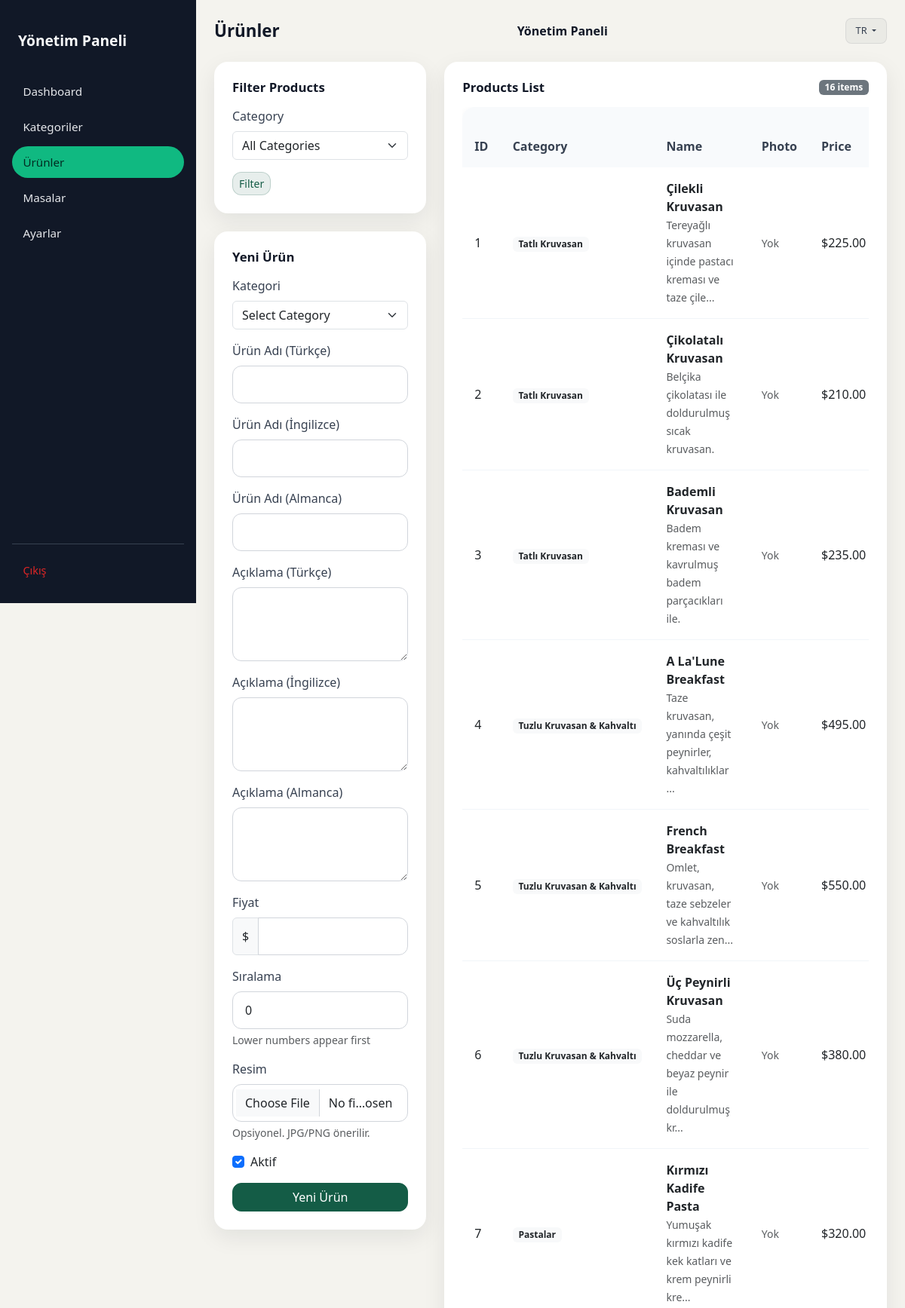
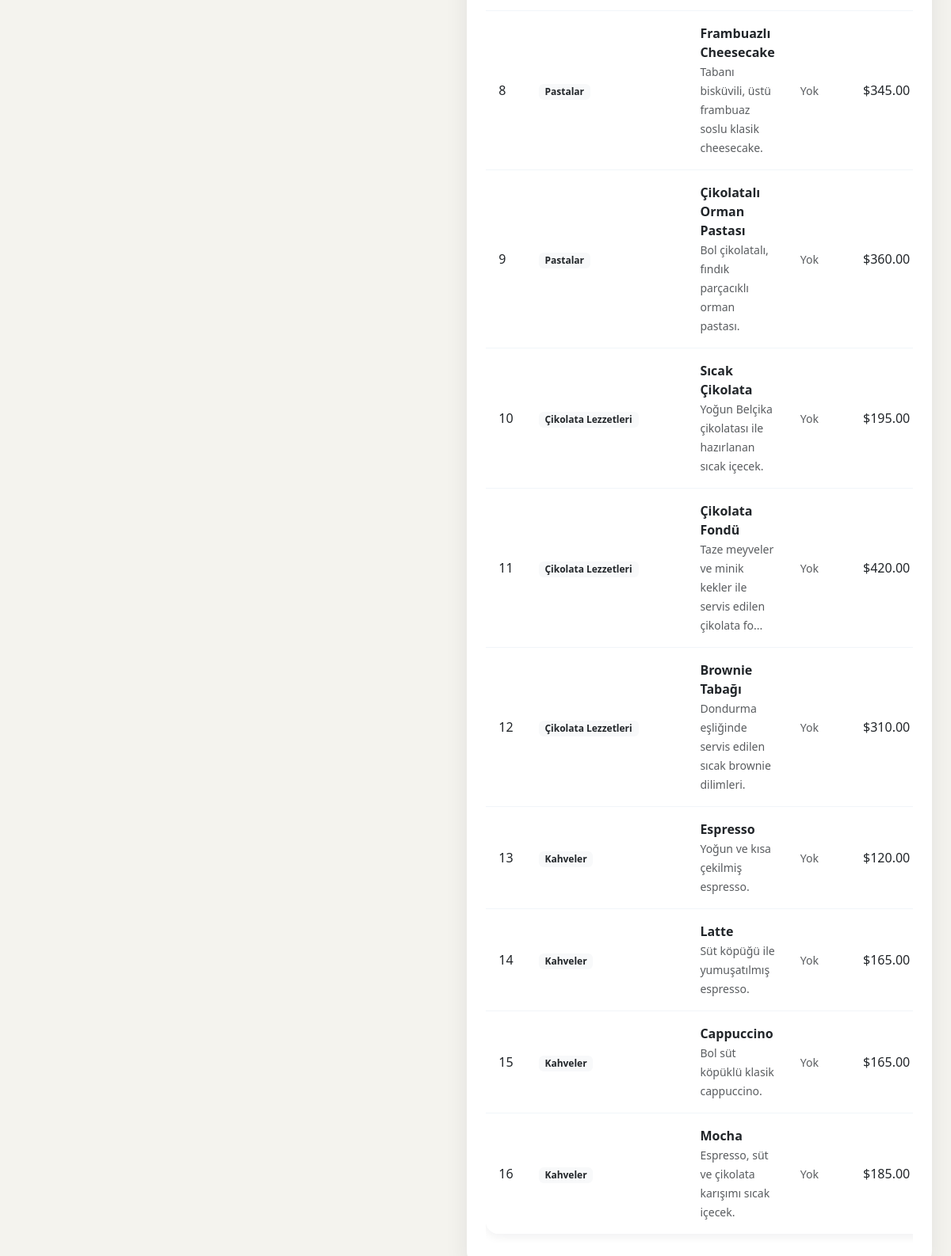
The app's page /app/public/admin/products.php?lang=tr (signed in) with its own data (2 pictures, top to bottom).
### tables this page shows
CREATE TABLE IF NOT EXISTS products (
    id INT AUTO_INCREMENT PRIMARY KEY,
    category_id INT NOT NULL,
    name VARCHAR(150),
    description TEXT,
    price DECIMAL(10,2),
    is_active TINYINT(1) DEFAULT 1,
    sort_order INT DEFAULT 0,
    FOREIGN KEY (category_id) REFERENCES categories(id) ON DELETE CASCADE
);

CREATE TABLE IF NOT EXISTS categories (
    id INT AUTO_INCREMENT PRIMARY KEY,
    restaurant_id INT NOT NULL,
    name VARCHAR(100),
    sort_order INT DEFAULT 0,
    created_at TIMESTAMP DEFAULT CURRENT_TIMESTAMP,
    FOREIGN KEY (restaurant_id) REFERENCES restaurants(id) ON DELETE CASCADE
);

### app/app/includes/lang.php (called while the page is built, shortened)
<?php
function t(string $key, array $replacements = []): string {
    $translation = $GLOBALS['translations'][$key] ?? $key;
    return $translation;
}
function getCurrentLangCode(): string {
    return $GLOBALS['current_lang'];
}
?>

### app/public/admin/products.php (the view, shortened to what this page needs)
<?php
$pdo = getDb();
$editProduct = null;
$filterCategoryId = $_GET['category_id'] ?? '';
try {
    $sql = "SELECT p.*, c.name AS category_name
            FROM products p
            JOIN categories c ON c.id = p.category_id
            WHERE c.restaurant_id = 1";
    $sql .= " ORDER BY c.sort_order, c.id, p.sort_order, p.id";
    $stmt = $pdo->prepare($sql);
    $stmt->execute();
    $products = $stmt->fetchAll();
} catch (PDOException $e) {
    $error = 'Error fetching products: ' . $e->getMessage();
    $products = [];
}
?>
<!DOCTYPE html>
<html lang="<?= getCurrentLangCode() ?>">
<head>
    <link href="https://cdn.jsdelivr.net/npm/bootstrap@5.3.0/dist/css/bootstrap.min.css" rel="stylesheet">
    <link href="/assets/admin.css?v=123456" rel="stylesheet">
    </head>
<body class="admin-body">
    <div class="admin-layout">
        <div class="admin-sidebar" id="mobileSidebar">
            <a href="/admin/dashboard.php" class="admin-sidebar-brand"><?= t('admin.title') ?></a>
            <nav class="admin-sidebar-nav">
                <a href="/admin/dashboard.php"><?= t('admin.dashboard') ?></a>
                <a href="/admin/categories.php"><?= t('admin.categories') ?></a>
                <a href="/admin/products.php" class="active"><?= t('admin.products') ?></a>
                <a href="/admin/tables.php"><?= t('admin.tables') ?></a>
                <a href="/admin/settings.php"><?= t('admin.settings') ?></a>
            </nav>
            <div class="admin-sidebar-footer">
                <a href="/admin/logout.php"><?= t('admin.logout') ?></a>
            </div>
        </div>
        <div class="admin-content">
            <div class="admin-topbar">
                <div class="admin-topbar-left">
                    <h1 class="admin-page-title d-none d-lg-block"><?= t('admin.products') ?></h1>
                </div>
                <div class="admin-topbar-center">
                    <?php
                    try {
                        $pdo = getDb();
                        $stmt = $pdo->prepare("SELECT logo_path, name FROM restaurants WHERE id = 1 LIMIT 1");
                        $stmt->execute();
                        $restaurant = $stmt->fetch();
                        if ($restaurant && !empty($restaurant['logo_path'])): ?>
                            <img src="<?= htmlspecialchars($restaurant['logo_path']) ?>"
                                 alt="<?= htmlspecialchars($restaurant['name'] ?? 'Restaurant Logo') ?>"
                                 style="height: 32px; max-width: 120px; object-fit: contain;">
                        <?php else: ?>
                            <span class="admin-topbar-logo"><?= t('admin.title') ?></span>
                        <?php endif;
                    } catch (Exception $e) {
                        echo '<span class="admin-topbar-logo">' . t('admin.title') . '</span>';
                    }
                    ?>
                </div>
                <div class="admin-topbar-right">
                    <div class="dropdown">
                        <button class="admin-lang-btn dropdown-toggle" type="button" data-bs-toggle="dropdown">
                            <?= strtoupper(getCurrentLangCode()) ?>
                        </button>
                    </div>
                </div>
            </div>
            <div class="row">
                <div class="col-lg-4">
                    <div class="admin-card mb-4">
                        <div class="admin-card-header">
                            <h6 class="admin-card-title">Filter Products</h6>
                        </div>
                        <form method="GET">
                            <div class="mb-3">
                                <label for="filter_category" class="form-label">Category</label>
                                <select class="form-select" id="filter_category" name="category_id">
                                    <option value="">All Categories</option>
                                </select>
                            </div>
                            <button type="submit" class="btn btn-primary-soft btn-sm">Filter</button>
                        </form>
                    </div>
                    <div class="admin-card">
                        <div class="admin-card-header">
                            <h6 class="admin-card-title"><?= $editProduct ? t('admin.edit_product') : t('admin.add_product') ?></h6>
                        </div>
                <form method="POST" enctype="multipart/form-data">
                    <div class="mb-3">
                        <label for="category_id" class="form-label"><?= t('admin.category') ?></label>
                        <select class="form-select" id="category_id" name="category_id" required>
                            <option value="">Select Category</option>
                        </select>
                    </div>
                    <div class="mb-3">
                        <label for="name" class="form-label"><?= t('admin.product_name_tr') ?></label>
                        <input type="text" class="form-control" id="name" name="name"
                               value="<?= htmlspecialchars($editProduct['name'] ?? '') ?>" required>
                    </div>
                    <div class="mb-3">
                        <label for="name_en" class="form-label"><?= t('admin.product_name_en') ?></label>
                        <input type="text" class="form-control" id="name_en" name="name_en"
                               value="<?= htmlspecialchars($editProduct['name_en'] ?? '') ?>">
                    </div>
                    <div class="mb-3">
                        <label for="name_de" class="form-label"><?= t('admin.product_name_de') ?></label>
                        <input type="text" class="form-control" id="name_de" name="name_de"
                               value="<?= htmlspecialchars($editProduct['name_de'] ?? '') ?>">
                    </div>
                    <div class="mb-3">
                        <label for="description" class="form-label"><?= t('admin.product_description_tr') ?></label>
                        <textarea class="form-control" id="description" name="description" rows="3"><?= htmlspecialchars($editProduct['description'] ?? '') ?></textarea>
                    </div>
                    <div class="mb-3">
                        <label for="description_en" class="form-label"><?= t('admin.product_description_en') ?></label>
                        <textarea class="form-control" id="description_en" name="description_en" rows="3"><?= htmlspecialchars($editProduct['description_en'] ?? '') ?></textarea>
                    </div>
                    <div class="mb-3">
                        <label for="description_de" class="form-label"><?= t('admin.product_description_de') ?></label>
                        <textarea class="form-control" id="description_de" name="description_de" rows="3"><?= htmlspecialchars($editProduct['description_de'] ?? '') ?></textarea>
                    </div>
                    <div class="mb-3">
                        <label for="price" class="form-label"><?= t('admin.price') ?></label>
                        <div class="input-group">
                            <span class="input-group-text">$</span>
                            <input type="number" class="form-control" id="price" name="price"
                                   step="0.01" min="0" value="<?= $editProduct['price'] ?? '' ?>">
                        </div>
                    </div>
                    <div class="mb-3">
                        <label for="sort_order" class="form-label"><?= t('admin.sort_order') ?></label>
                        <input type="number" class="form-control" id="sort_order" name="sort_order"
                               value="<?= $editProduct['sort_order'] ?? 0 ?>" min="0">
                        <div class="form-text">Lower numbers appear first</div>
                    </div>
                    <div class="mb-3">
                        <label class="form-label"><?= t('admin.image') ?></label>
                        <input type="file" name="image" class="form-control">
                        <div class="form-text">Opsiyonel. JPG/PNG önerilir.</div>
                    </div>
                    <div class="mb-3">
                        <div class="form-check">
                            <input class="form-check-input" type="checkbox" id="is_active" name="is_active"
                                <?= (!$editProduct || $editProduct['is_active']) ? 'checked' : '' ?>>
                            <label class="form-check-label" for="is_active">
                                <?= t('admin.active') ?>
                            </label>
                        </div>
                    </div>
                    <div class="d-grid gap-2">
                        <button type="submit" class="btn btn-primary">
                            <?= $editProduct ? t('admin.edit_product') : t('admin.add_product') ?>
                        </button>
                    </div>
                        </form>
                    </div>
                </div>
                <div class="col-lg-8">
                    <div class="admin-card">
                        <div class="admin-card-header">
                            <h6 class="admin-card-title">
                                Products List
                            </h6>
                            <span class="badge bg-secondary"><?= count($products) ?> items</span>
                        </div>
                <?php if (empty($products)): ?>
                    <div class="text-center py-4">
                        <p class="text-muted">
                            <?php if ($filterCategoryId): ?>
                                No products found in the selected category.
                            <?php else: ?>
                                No products found. Add your first product using the form on the left.
                            <?php endif; ?>
                        </p>
                    </div>
                <?php else: ?>
                    <div class="table-responsive">
                        <table class="table table-rounded">
                            <thead>
                                <tr>
                                    <th>ID</th>
                                    <th>Category</th>
                                    <th>Name</th>
                                    <th>Photo</th>
                                    <th>Price</th>
                                </tr>
                            </thead>
                            <tbody>
                                <?php foreach ($products as $product): ?>
                                    <tr>
                                        <td><?= $product['id'] ?></td>
                                        <td>
                                            <span class="badge bg-light text-dark">
                                                <?= htmlspecialchars($product['category_name']) ?>
                                            </span>
                                        </td>
                                        <td>
                                            <strong><?= htmlspecialchars($product['name']) ?></strong>
                                            <?php if (!empty($product['description'])): ?>
                                                <br><small class="text-muted"><?= htmlspecialchars(substr($product['description'], 0, 60)) ?><?= strlen($product['description']) > 60 ? '...' : '' ?></small>
                                            <?php endif; ?>
                                        </td>
                                        <td>
                                            <?php if (!empty($product['image'])): ?>
                                                <img src="<?= htmlspecialchars($product['image']) ?>" alt="Fotoğraf" style="max-height: 50px;">
                                            <?php else: ?>
                                                <span class="text-muted small">Yok</span>
                                            <?php endif; ?>
                                        </td>
                                        <td>$<?= number_format($product['price'], 2) ?></td>
                                    </tr>
                                <?php endforeach; ?>
                            </tbody>
                        </table>
                        </div>
                    <?php endif; ?>
                </div>
            </div>
        </div>
    </div>
</body>
</html>

### records on screen
products: id "1", category.name "Tatlı Kruvasan", name "Çilekli Kruvasan", description "Tereyağlı kruvasan içinde pastacı kreması ve taze çile", price "225.00"
products: id "2", category.name "Tatlı Kruvasan", name "Çikolatalı Kruvasan", description "Belçika çikolatası ile doldurulmuş sıcak kruvasan.", price "210.00"
products: id "3", category.name "Tatlı Kruvasan", name "Bademli Kruvasan", description "Badem kreması ve kavrulmuş badem parçacıkları ile.", price "235.00"
products: id "4", category.name "Tuzlu Kruvasan & Kahvaltı", name "A La'Lune Breakfast", description "Taze kruvasan, yanında çeşit peynirler, kahvaltılıklar", price "495.00"
products: id "5", category.name "Tuzlu Kruvasan & Kahvaltı", name "French Breakfast", description "Omlet, kruvasan, taze sebzeler ve kahvaltılık soslarla zen", price "550.00"
products: id "6", category.name "Tuzlu Kruvasan & Kahvaltı", name "Üç Peynirli Kruvasan", description "Suda mozzarella, cheddar ve beyaz peynir ile doldurulmuş kr", price "380.00"
products: id "7", category.name "Pastalar", name "Kırmızı Kadife Pasta", description "Yumuşak kırmızı kadife kek katları ve krem peynirli kre", price "320.00"
products: id "8", category.name "Pastalar", name "Frambuazlı Cheesecake", description "Tabanı bisküvili, üstü frambuaz soslu klasik cheesecake.", price "345.00"
products: id "9", category.name "Pastalar", name "Çikolatalı Orman Pastası", description "Bol çikolatalı, fındık parçacıklı orman pastası.", price "360.00"
products: id "10", category.name "Çikolata Lezzetleri", name "Sıcak Çikolata", description "Yoğun Belçika çikolatası ile hazırlanan sıcak içecek.", price "195.00"
products: id "11", category.name "Çikolata Lezzetleri", name "Çikolata Fondü", description "Taze meyveler ve minik kekler ile servis edilen çikolata fo", price "420.00"
products: id "12", category.name "Çikolata Lezzetleri", name "Brownie Tabağı", description "Dondurma eşliğinde servis edilen sıcak brownie dilimleri.", price "310.00"
products: id "13", category.name "Kahveler", name "Espresso", description "Yoğun ve kısa çekilmiş espresso.", price "120.00"
products: id "14", category.name "Kahveler", name "Latte", description "Süt köpüğü ile yumuşatılmış espresso.", price "165.00"
products: id "15", category.name "Kahveler", name "Cappuccino", description "Bol süt köpüklü klasik cappuccino.", price "165.00"
products: id "16", category.name "Kahveler", name "Mocha", description "Espresso, süt ve çikolata karışımı sıcak içecek.", price "185.00"

### other values on screen
t('admin.title') "Yönetim Paneli"
t('admin.dashboard') "Dashboard"
t('admin.categories') "Kategoriler"
t('admin.products') "Ürünler"
t('admin.tables') "Masalar"
t('admin.settings') "Ayarlar"
t('admin.logout') "Çıkış"
getCurrentLangCode() "TR"
t('admin.add_product') "Yeni Ürün"
t('admin.category') "Kategori"
t('admin.product_name_tr') "Ürün Adı (Türkçe)"
t('admin.product_name_en') "Ürün Adı (İngilizce)"
t('admin.product_name_de') "Ürün Adı (Almanca)"
t('admin.product_description_tr') "Açıklama (Türkçe)"
t('admin.product_description_en') "Açıklama (İngilizce)"
